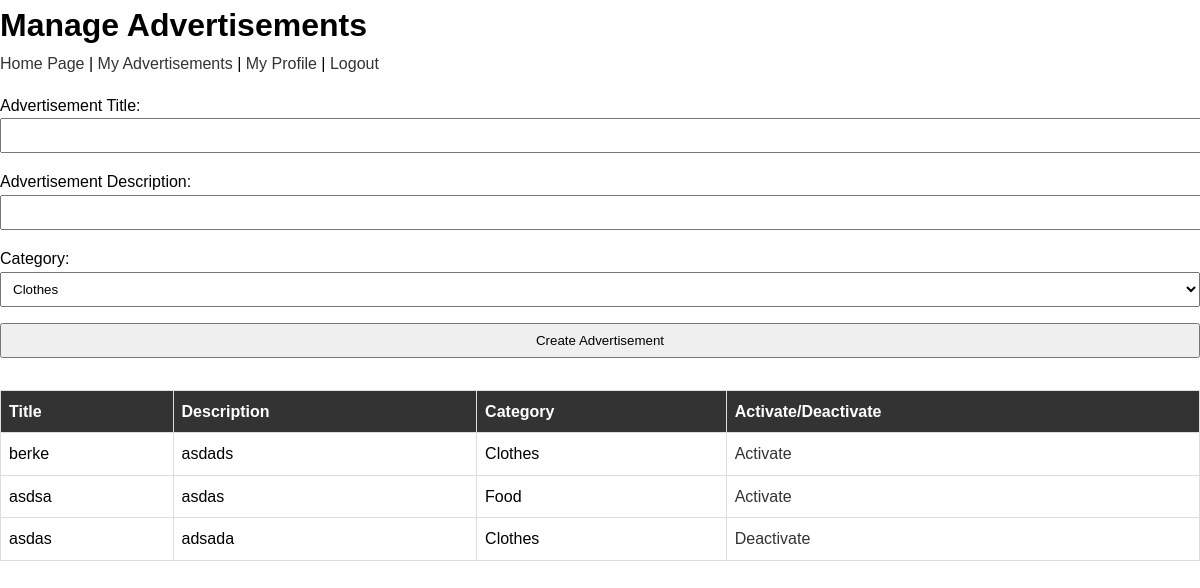
The app's page /advertisement (signed in) with its own data.
### tables this page shows
CREATE TABLE Advertisement(aid INTEGER PRIMARY KEY AUTOINCREMENT,title TEXT,description TEXT,isactive INTEGER DEFAULT 1,username TEXT,cid INTEGER,FOREIGN KEY(username) REFERENCES User(username),FOREIGN KEY(cid) REFERENCES Category(cid));

CREATE TABLE Category(cid INTEGER PRIMARY KEY AUTOINCREMENT,cname TEXT);

### app.py (the view)
@app.route('/advertisement' , methods=["GET", "POST"])
def advertisement():
    if request.method == "POST":
        title = request.form["title"]
        description = request.form["description"]
        category_id = request.form["category"]
        username = session["username"]
        if title == "" or description == "" or category_id == "":
            return render_template("advertisements.html")
        else:
            conn = sqlite3.connect("database.db")
            c = conn.cursor()
            c.execute("INSERT INTO Advertisement(title,description,username,cid) VALUES(?,?,?,?)", (title, description, username, category_id))
            conn.commit()
            conn.close()
            return redirect(url_for('advertisement'))
    else:
        conn = sqlite3.connect("database.db")
        c = conn.cursor()
        c.execute("SELECT * FROM Category")
        categories = c.fetchall()
        category_dict = {category[0]: category[1] for category in categories}
        c.execute("SELECT * FROM Advertisement WHERE username=?", (session["username"],))
        ads = c.fetchall()
        return render_template("advertisements.html", categories_dict=category_dict, ads=ads, categories=categories)

### templates/advertisements.html (shortened to what this page needs)
<!DOCTYPE html>
<html lang="en">
<head>
    <link rel="stylesheet" type="text/css" href="/static/style.css">
</head>
<body>
<h1>Manage Advertisements</h1>
<div class="menu">
    <a href="/">Home Page </a> |
    <a href="/advertisement"> My Advertisements </a> |
    <a href="/profile"> My Profile </a> |
    <a href="/logout"> Logout </a>
    </div>
<form name="advertisementcreate" action="/advertisement" method="POST" onsubmit="return validateAdForm();">
    <p>Advertisement Title: <input type="text" name="title" value=""></p>
    <p>Advertisement Description: <input type="text" name="description" value=""></p>
    <p>Category:
        <select name="category">
            {% for category in categories %}
            <option value="{{ category[0] }}">{{ category[1] }}</option>
            {% endfor %}
        </select>
    </p>
    <p><input type="submit" value="Create Advertisement"></p>
</form>
{% if ads %}
<table>
    <tr>
        <th>Title</th>
        <th>Description</th>
        <th>Category</th>
        <th>Activate/Deactivate</th>
    </tr>
    {% for advertisement in ads %}
    <tr>
        <td>{{ advertisement[1] }}</td>
        <td>{{ advertisement[2] }}</td>
        <td>{{ categories_dict[advertisement[5]] }}</td>
        <td>
            {% if advertisement[3] == 1 %}
            <a href="/advertisement/{{ advertisement[0] }}/toggle">Deactivate</a>
            {% else %}
            <a href="/advertisement/{{ advertisement[0] }}/toggle">Activate</a>
            {% endif %}
        </td>
    {% endfor %}
</table>
{% else %}
    <p>No advertisements found.</p>
{% endif %}
</body>
</html>

### static/style.css (style rules this page uses)
body, h1, h2, p { margin: 0; padding: 0; }
body { font-family: 'Arial', sans-serif; line-height: 1.6; }
form { margin: 1rem 0; }
input, select { width: 100%; padding: 0.5rem; margin-bottom: 1rem; }
table { width: 100%; border-collapse: collapse; margin-top: 1rem; border: 1px solid #ddd; }
th, td { border: 1px solid #ddd; padding: 0.5rem; text-align: left; }
th { background-color: #333; color: #fff; }
a { color: #333; text-decoration: none; }

### records on screen
Advertisement: title "berke", description "asdads", cid.cname "Clothes"
Advertisement: title "asdsa", description "asdas", cid.cname "Food"
Advertisement: title "asdas", description "adsada", cid.cname "Clothes"

### other values on screen
form field category "Clothes"
